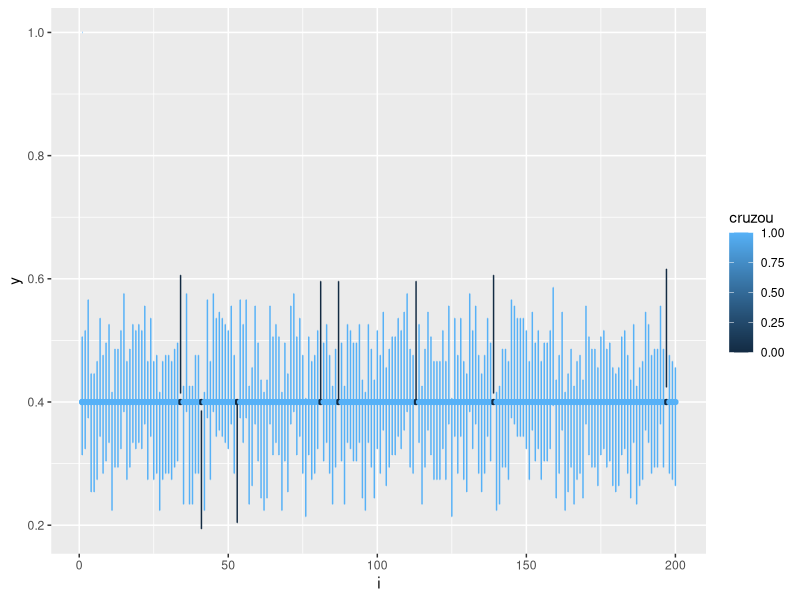

Generate this figure with R:
# ref: https://stackoverflow.com/questions/41031087/how-to-plot-multiple-group-means-and-the-confidence-intervals-in-ggplot2-r

library("ggplot2")

eps <- 0.09601

#initialize vector
res <- NULL

ic <- c (1, 0.41 - eps, 0.41 + eps, TRUE)

res <- rbind (1, res, ic)

for (i in 2:200){
    
    x <- rbinom(1, 100, 0.4)
    prop <- x / 100
    if (prop - eps < 0.4 && 0.4 < prop + eps){
        cruzou <- TRUE
    }
    else{
        cruzou <- FALSE
    }
    ic <- c (i, prop - eps, prop + eps, cruzou)
    res <- rbind (res, ic)
}

df <- data.frame (i = res[,1],x = res[,2], y = res[,3], cruzou = res[,4])

pd <- position_dodge(0.78)

ggplot(df, aes(x=i, y = 0.4, group=cruzou, color = cruzou)) +
      #draws the means
      geom_point(position=pd) +

      #draws the CI error bars
      geom_errorbar(data= df, aes(ymin=x, ymax=y, 
      color=cruzou), width=.1, position=pd)

